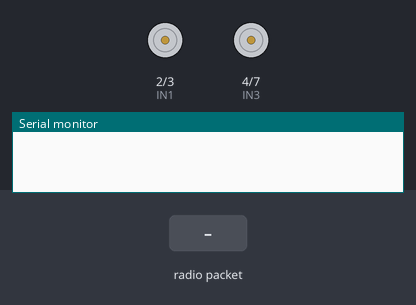
Recording of a sketch running on a simulated Arduino Uno, built with avr-gcc and run on an emulated ATmega328P. On the bench: motor-driver pin pairs drawn as motors (green arrow = first pin HIGH = forward, orange = second pin HIGH = backward, longer = more drive, scaled by the enable pin), the last lines printed to the serial monitor. The inputs (shaded band) are chosen by the test bench. No radio packets arrive unless stated.

Above: at 1.2 s.
1.3 s: radio packet "sensor1:" arrives
At 2.3 s:
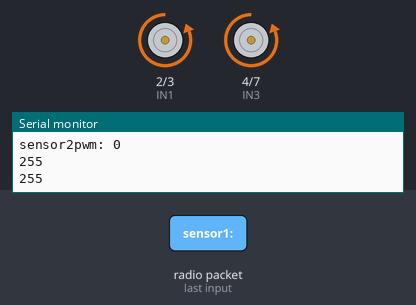
Timing chart, 0 to 4.3 s (numbered marks = the images above; inputs shaded):
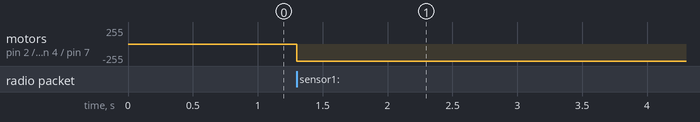

Measured:
- after the input at 1.3 s, motor on pin 2 (IN1) / pin 3 (IN2), motor on pin 4 (IN3) / pin 7 (IN4): stopped → backward 255/255 at once

The sketch:

control1-rx.ino
```cpp
// ask_receiver.pde
// -*- mode: C++ -*-
// Simple example of how to use RadioHead to receive messages
// with a simple ASK transmitter in a very simple way.
// Implements a simplex (one-way) receiver with an Rx-B1 module

#include <RH_ASK.h>
#include <SPI.h> // Not actualy used but needed to compile

RH_ASK driver;

String sensor1;   //pwm value from joystick1
String sensor2;   //pwm value from joystick2
String str_out;

int senint1;
int senint2;

int sencal1;
int sencal2;

const int IN1 = 2;  //motor 1 dir1
const int IN2 = 3;  //motor 1 dir2
const int IN3 = 4;  //motor 2 dir1
const int IN4 = 7;  //motor 2 dir2
const int ENA = 5;  //motor 1 pwm pin
const int ENB = 6;  //motor 2 pwm pin

void setup()
{
  pinMode (IN1, OUTPUT);
  pinMode (IN2, OUTPUT);
  pinMode (IN3, OUTPUT);
  pinMode (IN4, OUTPUT);
  pinMode (ENA, OUTPUT);
  pinMode (ENB, OUTPUT);


    Serial.begin(9600);  // Debugging only
    if (!driver.init())
         Serial.println("init failed");
}

void loop()
{
    uint8_t buf[RH_ASK_MAX_MESSAGE_LEN];
    uint8_t buflen = sizeof(buf);

    if (driver.recv(buf, &buflen)) // Non-blocking
  {
  int i;
  buf[buflen]='\0';
  // Message with a good checksum received, dump it.
  //driver.printBuffer("Got:", buf, buflen);
  // Serial.println((char*)buf);
  // Serial.println();

    str_out = String((char*)buf);

    //Serial.println(str_out);

    for (int i = 0; i < str_out.length(); i++) {
      if (str_out.substring(i, i + 1) == ",") {
        sensor1 = str_out.substring(0, i);
        sensor2 = str_out.substring(i + 1);
        break;
      }
    }

    // // print string values

    // Serial.print("sensor1: ");
    // Serial.println(sensor1);
    // Serial.print("sensor2: " );
    // Serial.println(sensor2);

    int senint1 = sensor1.toInt();   //convert string to integer variable
    int senint2 = sensor2.toInt();

    // print pwm values
    Serial.print("sensor1pwm: ");
    Serial.println(senint1);
    Serial.print("sensor2pwm: " );
    Serial.println(senint2);


    if (senint1<512){
      digitalWrite(IN1,LOW);
      digitalWrite(IN2,HIGH);
      sencal1=-255./512.*senint1+255.;
      analogWrite(ENA, sencal1);
    }
    if(senint1>=512){
      digitalWrite(IN1,HIGH);
      digitalWrite(IN2,LOW);
      sencal1=(255./512.)*senint1-255.;
      analogWrite(ENA, sencal1);
    }

    if (senint2<512){
      digitalWrite(IN3,LOW);
      digitalWrite(IN4,HIGH);
      sencal2=-255./512.*senint2+255.;
      analogWrite(ENB, sencal1);
    }


    if(senint2>=512){
      digitalWrite(IN3,HIGH);
      digitalWrite(IN4,LOW);
      sencal2=(255./512.)*senint2-255.;
      analogWrite(ENB, sencal2);
    }

    Serial.println(sencal1);
    Serial.println(sencal2);

  }
}
```
